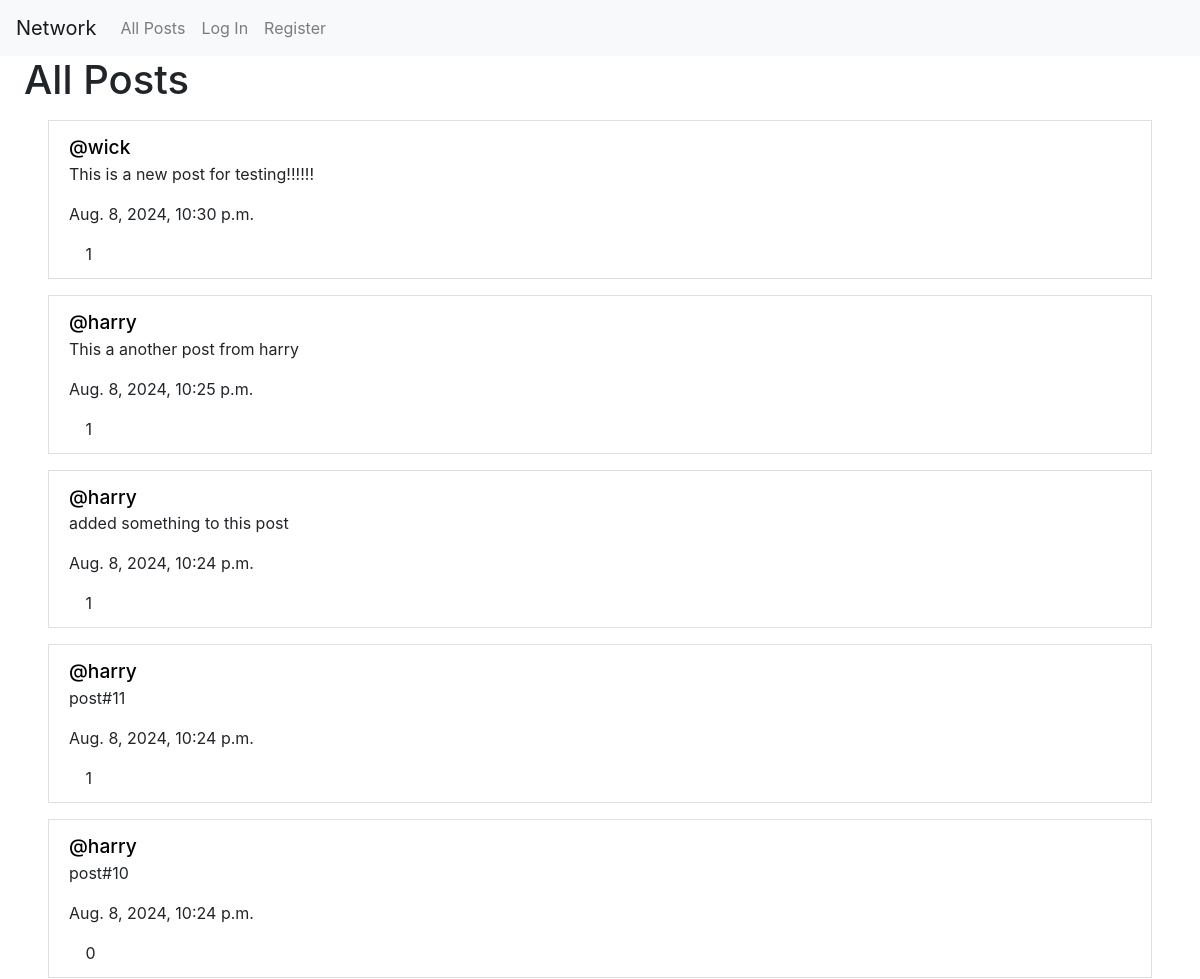
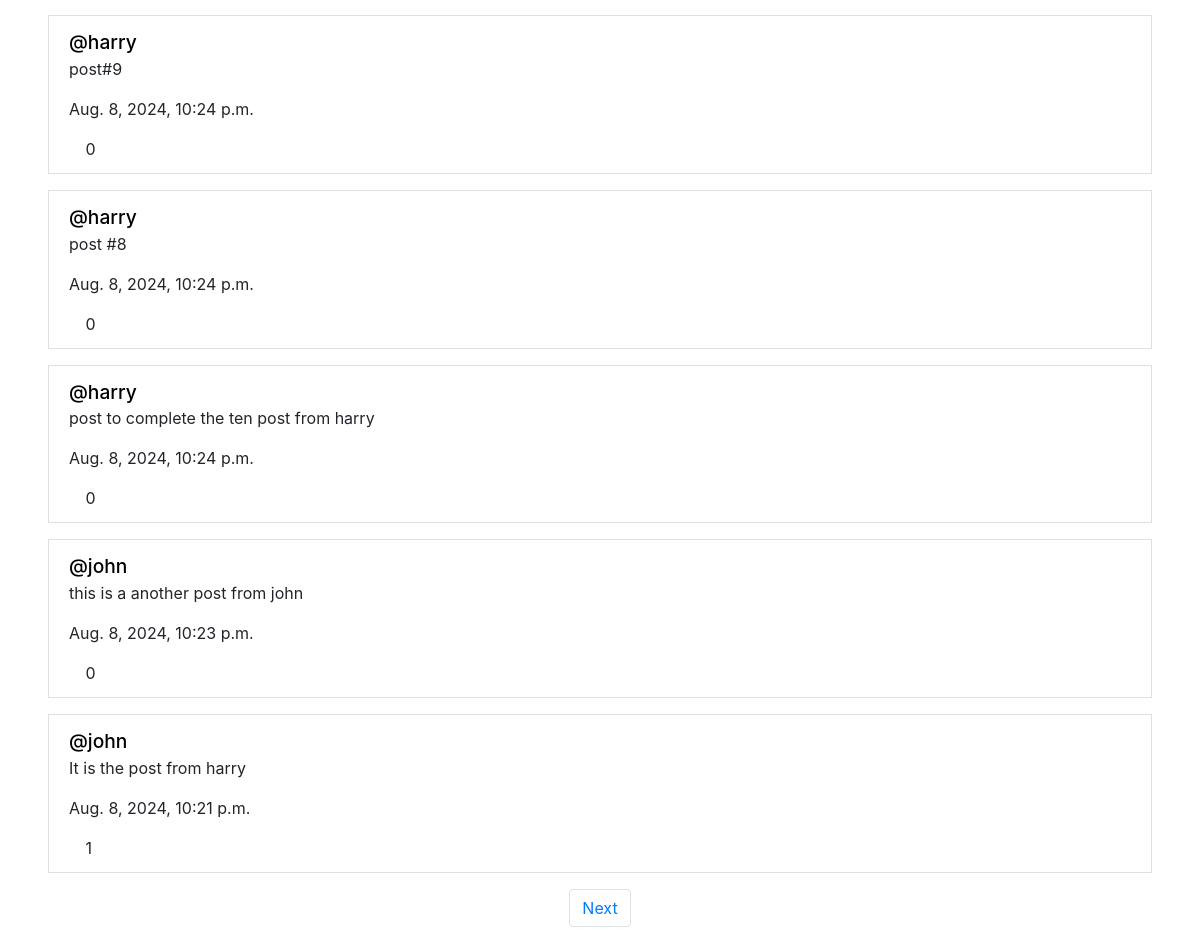
The page / on the database its author committed (2 pictures, top to bottom).
### network/models.py (models this page shows, shortened)
class New_post(models.Model):
    poster = models.ForeignKey(User, on_delete=models.CASCADE, blank=True, related_name="post_by_user")
    content = models.CharField(max_length=200)
    posted_at = models.DateTimeField(blank=True)
    likes = models.ManyToManyField(User, blank=True, related_name="likes_on_a_post", null=True)
    likes_count = models.IntegerField(default=0, blank=True)

class User(AbstractUser):
    pass

### network/views.py (the view)
# urls.py: path("", views.index, name="index"),
def index(request):
    posts  = New_post.objects.order_by('posted_at').reverse()
    paginator = Paginator(posts, 10)
    page_number = request.GET.get('page')
    page_obj = paginator.get_page(page_number)
    current_user = request.user
    return render(request, "network/index.html", {
        'posts': page_obj,
        })

### network/templates/network/index.html (shortened to what this page needs)
{% extends "network/layout.html" %}
{% load static %}
{% block body %}
    <div class="h-100 w-100 m-auto">
        <h1 class="px-4">All Posts</h1>
        <div id="all-posts">
            {% for post in posts %}
            <div class="list-group-item mx-5 my-3">
                <big>
                    {% if user.is_authenticated %}
                        <a
                            href="{% url 'users_profile' post.poster.id %}"
                            style="color: black; font-weight:500; text-decoration: none;"
                        >
                        @{{ post.poster }}
                        </a>
                    {% else %}
                        <a
                            href="{% url 'login' %}"
                            style="color: black; font-weight:500; text-decoration: none;"
                        >
                        @{{ post.poster }}
                        </a>
                    {% endif %}
                </big>
                <p id="content-{{ post.id }}">{{ post.content }}</p>
                <p>{{ post.posted_at }}</p>
                <button style="background-color: transparent; border:none;"  id="btn-{{ post.id }}" class="like-btn"></button>
                <span id="count-{{ post.id }}">{{ post.likes_count}}</span>
                <br/>
            </div>
            {% endfor %}
            <nav aria-label="Page navigation">
                <ul class="pagination justify-content-center">
                {% if posts.has_next %}
                    <li class="page-item">
                        <a class="page-link" href="?page={{ posts.next_page_number }}">Next</a>
                    </li>
                {% endif %}
                </ul>
              </nav>
        </div>
    </div>
{% endblock %}

### network/templates/network/layout.html (shortened to what this page needs)
{% load static %}
<!DOCTYPE html>
<html lang="en">
    <head>
        <link rel="stylesheet" href="https://stackpath.bootstrapcdn.com/bootstrap/4.4.1/css/bootstrap.min.css">
        <link href="{% static 'network/styles.css' %}" rel="stylesheet">
    </head>
    <body>
        <nav class="navbar navbar-expand-lg navbar-light bg-light">
            <a class="navbar-brand" href="{% url 'index' %}">Network</a>
            <div>
              <ul class="navbar-nav mr-auto">
                <li class="nav-item">
                  <a class="nav-link" href="{% url 'index' %}">All Posts</a>
                </li>
                {% if user.is_authenticated %}
                    <li class="nav-item">
                        <a class="nav-link" href="{% url 'following_post' %}">Following</a>
                    </li>
                    <li class="nav-item">
                        <a class="nav-link" href="{% url 'logout' %}">Log Out</a>
                    </li>
                {% else %}
                    <li class="nav-item">
                        <a class="nav-link" href="{% url 'login' %}">Log In</a>
                    </li>
                    <li class="nav-item">
                        <a class="nav-link" href="{% url 'register' %}">Register</a>
                    </li>
                {% endif %}
              </ul>
            </div>
          </nav>
        <div class="body">
            {% block body %}
            {% endblock %}
        </div>
    </body>
</html>

### rows shown on the page
New_post: poster "wick", content "This is a new post for testing!!!!!!", posted_at "Aug. 8, 2024, 10:30 p.m.", likes_count "1"
New_post: poster "harry", content "This a another post from harry", posted_at "Aug. 8, 2024, 10:25 p.m.", likes_count "1"
New_post: poster "harry", content "added something to this post", posted_at "Aug. 8, 2024, 10:24 p.m.", likes_count "1"
New_post: poster "harry", content "post#11", posted_at "Aug. 8, 2024, 10:24 p.m.", likes_count "1"
New_post: poster "harry", content "post#10", posted_at "Aug. 8, 2024, 10:24 p.m.", likes_count "0"
New_post: poster "harry", content "post#9", posted_at "Aug. 8, 2024, 10:24 p.m.", likes_count "0"
New_post: poster "harry", content "post #8", posted_at "Aug. 8, 2024, 10:24 p.m.", likes_count "0"
New_post: poster "harry", content "post to complete the ten post from harry", posted_at "Aug. 8, 2024, 10:24 p.m.", likes_count "0"
New_post: poster "john", content "this is a another post from john", posted_at "Aug. 8, 2024, 10:23 p.m.", likes_count "0"
New_post: poster "john", content "It is the post from harry", posted_at "Aug. 8, 2024, 10:21 p.m.", likes_count "1"
